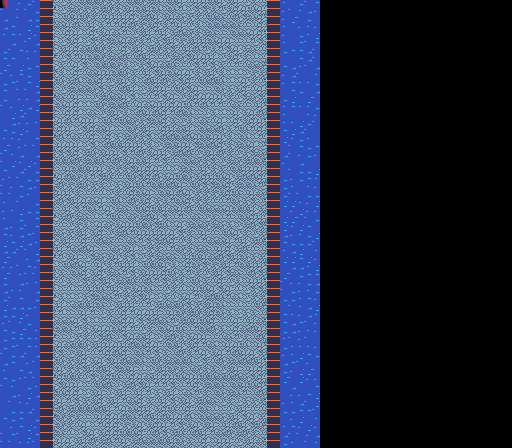

Below is a game level as drawn by its tile map, then a one-line description and the .tmx that defines it (tile-layer data replaced by summaries):
An orthogonal 64x56 tile map with 8x8 px tiles, 1 tile layer (Tile Layer 1), 1 hidden layer not drawn.

<map version="1.5" tiledversion="1.7.2" orientation="orthogonal" renderorder="right-down" width="64" height="56" tilewidth="8" tileheight="8" infinite="0" nextlayerid="3" nextobjectid="1">
 <tileset firstgid="1" source="bridge2_tileset.tsx" />
 <layer id="1" name="Tile Layer 1" width="64" height="56">
  <data>[3584 cells, 3584 non-empty, 25 distinct tile ids]</data>
 </layer>
 <layer id="2" name="Tile Layer 2" width="64" height="56" visible="0">
  <data>[3584 cells, 691 non-empty, 85 distinct tile ids]</data>
 </layer>
</map>